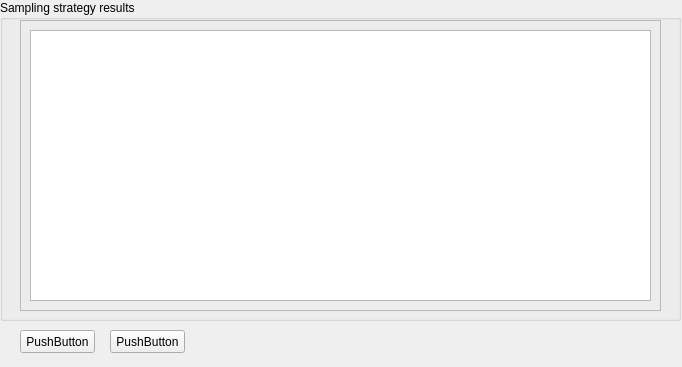
      <widget class="QWidget" name="page_4">
       <property name="geometry">
        <rect>
         <x>0</x>
         <y>0</y>
         <width>682</width>
         <height>367</height>
        </rect>
       </property>
       <attribute name="label">
        <string>Step 3 - Review scenario run</string>
       </attribute>
       <widget class="QGroupBox" name="groupBox_33">
        <property name="geometry">
         <rect>
          <x>0</x>
          <y>0</y>
          <width>681</width>
          <height>321</height>
         </rect>
        </property>
        <property name="title">
         <string>Sampling strategy results</string>
        </property>
        <widget class="QFrame" name="frame_3">
         <property name="geometry">
          <rect>
           <x>20</x>
           <y>20</y>
           <width>641</width>
           <height>291</height>
          </rect>
         </property>
         <property name="frameShape">
          <enum>QFrame::StyledPanel</enum>
         </property>
         <property name="frameShadow">
          <enum>QFrame::Sunken</enum>
         </property>
         <widget class="QTextBrowser" name="textBrowser_4">
          <property name="geometry">
           <rect>
            <x>10</x>
            <y>10</y>
            <width>621</width>
            <height>271</height>
           </rect>
          </property>
          <property name="html">
           <string>&lt;!DOCTYPE HTML PUBLIC &quot;-//W3C//DTD HTML 4.0//EN&quot; &quot;http://www.w3.org/TR/REC-html40/strict.dtd&quot;&gt;
&lt;html&gt;&lt;head&gt;&lt;meta name=&quot;qrichtext&quot; content=&quot;1&quot; /&gt;&lt;style type=&quot;text/css&quot;&gt;
p, li { white-space: pre-wrap; }
&lt;/style&gt;&lt;/head&gt;&lt;body style=&quot; font-family:'MS Shell Dlg 2'; font-size:8.25pt; font-weight:400; font-style:normal;&quot;&gt;
&lt;p style=&quot;-qt-paragraph-type:empty; margin-top:0px; margin-bottom:0px; margin-left:0px; margin-right:0px; -qt-block-indent:0; text-indent:0px; font-size:8pt;&quot;&gt;&lt;br /&gt;&lt;/p&gt;&lt;/body&gt;&lt;/html&gt;</string>
          </property>
         </widget>
        </widget>
       </widget>
       <widget class="QPushButton" name="pushButton_2">
        <property name="geometry">
         <rect>
          <x>20</x>
          <y>330</y>
          <width>75</width>
          <height>23</height>
         </rect>
        </property>
        <property name="text">
         <string>PushButton</string>
        </property>
       </widget>
       <widget class="QPushButton" name="pushButton_3">
        <property name="geometry">
         <rect>
          <x>110</x>
          <y>330</y>
          <width>75</width>
          <height>23</height>
         </rect>
        </property>
        <property name="text">
         <string>PushButton</string>
        </property>
       </widget>
      </widget>
